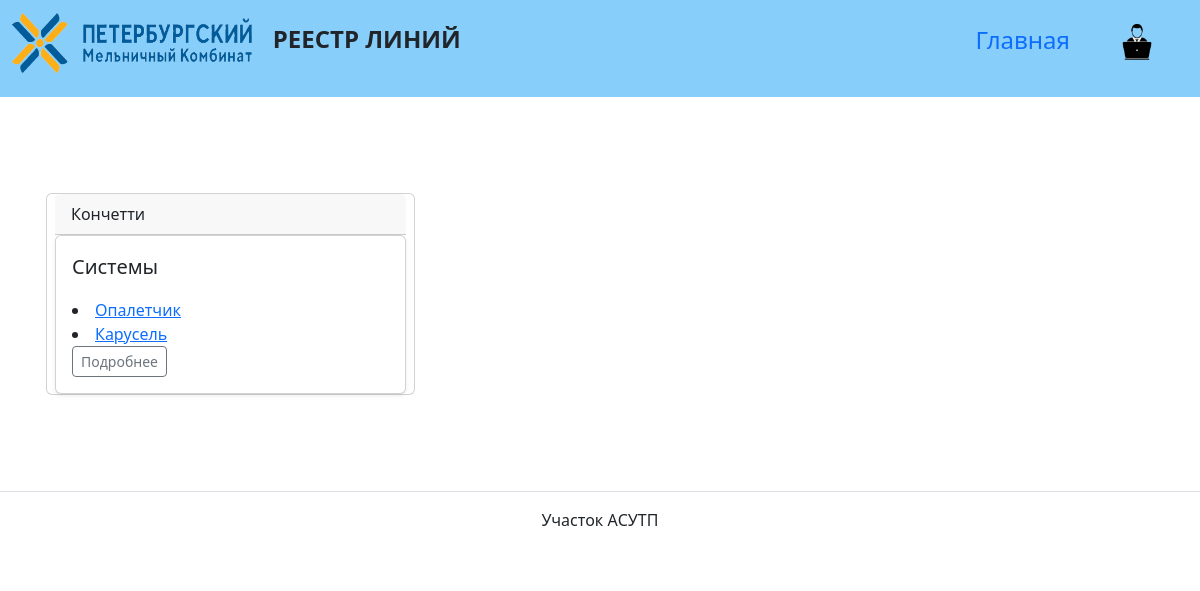
Page /lines/1 on the committed database.
### list_lines/models.py (models this page shows, shortened)
class ListLine(models.Model):
    title = models.CharField(max_length=100, verbose_name='Участок')
    department_type = models.ForeignKey(ListDepartment,
                                        on_delete=models.CASCADE,
                                        verbose_name='Отдел',
                                        related_name='line')
    class Meta:
        verbose_name = 'участок'
        verbose_name_plural = 'Участки'

class SystemLine(models.Model):
    title = models.CharField(max_length=100, verbose_name='Система')
    line_type = models.ForeignKey(ListLine,
                                  on_delete=models.CASCADE,
                                  verbose_name='Участок',
                                  related_name='system')
    class Meta:
        verbose_name = 'системы'
        verbose_name_plural = 'Системы'

### list_lines/views.py (the view)
# urls.py: path('lines/<int:pk>', Lines.as_view(), name='lines'),
class Lines(DetailView):
    template_name = 'list_lines/lines.html'
    model = ListLine
    context_object_name = 'line'

### list_lines/templates/list_lines/lines.html (shortened to what this page needs)
{% extends "base.html" %}
{% load django_bootstrap5 %}
{% block content %}
   <div class='album py-5'>
    <div class='container'>
      <div class='row row-cols-1 row-cols-sm-2 row-cols-md-3 g-3'>
        {% include "includes/line_card.html" %}
      </div>
    </div>
  </div>
{% endblock %}

### list_lines/templates/includes/line_card.html
<div class="card col-3">
  <div class="card-header">
    {{ line.title }}
  </div>
  <div class="col">
    <div class="card shadow-sm">
      <div class="card-body">
        <p class="card-text fs-5">Системы</p>
        {% for system in line.system.all %}
          <li>
            <a href="{% url 'list_lines:equipment' system.id %}">
              {{ system.title }}
            </a>
          </li>
        {% endfor %}
        <div class="d-flex justify-content-between align-items-center">
          <div class="btn-group">
            <button type="button" class="btn btn-sm btn-outline-secondary">Подробнее</button>
          </div>
        </div>
      </div>
    </div>
    </div>
</div>

### rows in the picture
ListLine: title "Кончетти"
SystemLine: title "Опалетчик"
SystemLine: title "Карусель"
